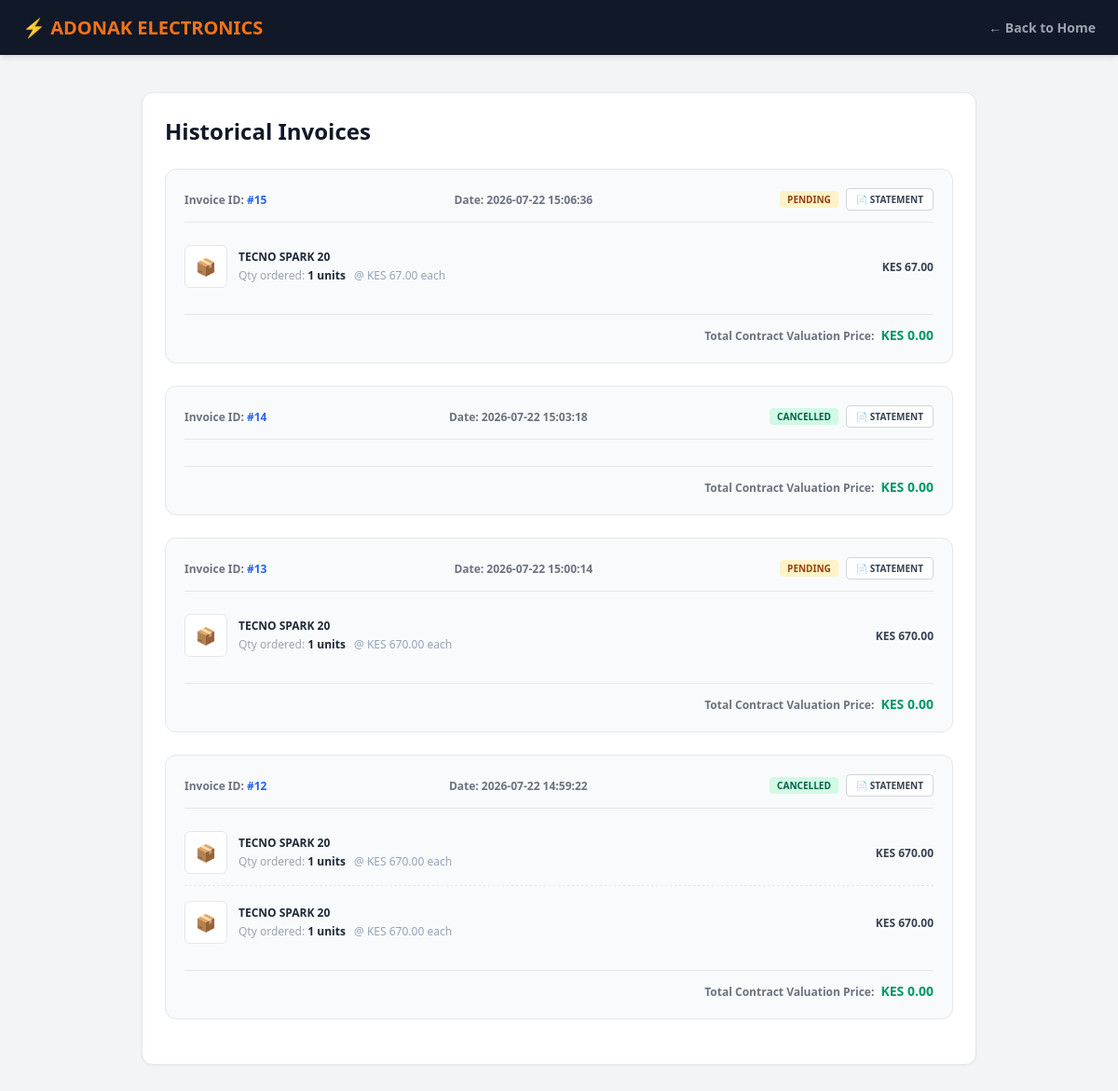
The app's page /customer/my_orders.php (signed in) with its own data.
### tables this page shows
CREATE TABLE `orders` (
  `id` int(11) NOT NULL AUTO_INCREMENT,
  `user_id` int(11) DEFAULT NULL,
  `kra_pin` varchar(20) DEFAULT NULL,
  `net_amount` decimal(10,2) NOT NULL DEFAULT '0.00',
  `vat_amount` decimal(10,2) NOT NULL DEFAULT '0.00',
  `applied_tax_rate` decimal(5,2) NOT NULL DEFAULT '16.00',
  `total_amount` decimal(10,2) NOT NULL,
  `order_status` enum('pending','paid','processing','delivered','cancelled') DEFAULT 'pending',
  `created_at` timestamp NOT NULL DEFAULT CURRENT_TIMESTAMP,
  PRIMARY KEY (`id`),
  KEY `user_id` (`user_id`),
  CONSTRAINT `orders_ibfk_1` FOREIGN KEY (`user_id`) REFERENCES `users` (`id`)
);

CREATE TABLE `order_items` (
  `id` int(11) NOT NULL AUTO_INCREMENT,
  `order_id` int(11) DEFAULT NULL,
  `product_id` int(11) DEFAULT NULL,
  `quantity` int(11) NOT NULL,
  `net_price` decimal(10,2) NOT NULL DEFAULT '0.00',
  `vat_price` decimal(10,2) NOT NULL DEFAULT '0.00',
  `price` decimal(10,2) NOT NULL,
  PRIMARY KEY (`id`),
  KEY `order_id` (`order_id`),
  KEY `fk_order_items_product` (`product_id`),
  CONSTRAINT `fk_order_items_product` FOREIGN KEY (`product_id`) REFERENCES `products` (`id`) ON DELETE SET NULL,
  CONSTRAINT `order_items_ibfk_1` FOREIGN KEY (`order_id`) REFERENCES `orders` (`id`)
);

CREATE TABLE `products` (
  `id` int(11) NOT NULL AUTO_INCREMENT,
  `category_id` int(11) NOT NULL,
  `brand_id` int(11) NOT NULL,
  `supplier_email` varchar(100) NOT NULL DEFAULT 'procurement@adonak-distributors.co.ke',
  `product_name` varchar(255) NOT NULL,
  `sku` varchar(100) NOT NULL,
  `price` decimal(10,2) NOT NULL,
  `stock_quantity` int(11) NOT NULL,
  `image` varchar(255) DEFAULT NULL,
  `description` text,
  `created_at` timestamp NOT NULL DEFAULT CURRENT_TIMESTAMP,
  PRIMARY KEY (`id`),
  KEY `category_id` (`category_id`),
  KEY `brand_id` (`brand_id`),
  CONSTRAINT `products_ibfk_1` FOREIGN KEY (`category_id`) REFERENCES `categories` (`id`),
  CONSTRAINT `products_ibfk_2` FOREIGN KEY (`brand_id`) REFERENCES `brands` (`id`)
);

### order_payment_guard.php (called while the page is built, shortened)
<?php
if (!function_exists('getOrderSettlementState')) {
    function getOrderSettlementState(mysqli $conn, int $orderId, bool $lockOrder = false): ?array
    {
        $orderSql = "SELECT total_amount, order_status FROM orders WHERE id = ? LIMIT 1" . ($lockOrder ? " FOR UPDATE" : "");
        $orderStmt = $conn->prepare($orderSql);
        $orderStmt->bind_param("i", $orderId);
        $orderStmt->execute();
        $order = $orderStmt->get_result()->fetch_assoc();
        $paymentStmt = $conn->prepare("SELECT COALESCE(SUM(amount), 0.00) AS paid_total FROM payments WHERE order_id = ? AND LOWER(TRIM(payment_status)) = 'completed'");
        $paymentStmt->bind_param("i", $orderId);
        $paymentStmt->execute();
        $payment = $paymentStmt->get_result()->fetch_assoc();
        $planStmt = $conn->prepare("SELECT balance_remaining, status FROM layaway_plans WHERE order_id = ? ORDER BY id DESC LIMIT 1");
        $planStmt->bind_param("i", $orderId);
        $planStmt->execute();
        $plan = $planStmt->get_result()->fetch_assoc();
        $totalAmount = round((float)$order['total_amount'], 2);
        $paidTotal = round((float)($payment['paid_total'] ?? 0), 2);
        $paymentOutstanding = max(0, round($totalAmount - $paidTotal, 2));
        $layawayOutstanding = $plan ? max(0, round((float)$plan['balance_remaining'], 2)) : 0.00;
        $outstandingBalance = max($paymentOutstanding, $layawayOutstanding);
        return [
            'total_amount' => $totalAmount,
            'paid_total' => $paidTotal,
            'outstanding_balance' => $outstandingBalance,
            'is_fully_paid' => $outstandingBalance <= 0.009,
            'order_status' => strtolower(trim((string)$order['order_status'])),
            'is_layaway' => $plan !== null,
            'layaway_status' => $plan['status'] ?? null,
            'layaway_balance' => $layawayOutstanding
        ];
    }
}

### customer/my_orders.php (the view, shortened to what this page needs)
<?php session_start();
include '../db.php';
require_once '../order_payment_guard.php';
$user_id = $_SESSION['user_id'] ?? null;
$st = $conn->prepare("SELECT * FROM orders WHERE user_id = ? ORDER BY id DESC");
$st->bind_param("i", $user_id);
$st->execute();
$orders = $st->get_result()->fetch_all(MYSQLI_ASSOC);
?>
<!DOCTYPE html>
<html>
<head>
</head>
<body>
    <nav>
        <a href="home.php" class="brand-title">⚡ ADONAK ELECTRONICS</a>
        <a href="home.php" class="back-btn" id="backHomeLink"><span class="back-loader" aria-hidden="true"></span><span class="back-home-text">← Back to Home</span></a>
    </nav>
   <main>
        <h1 class="main-title">Historical Invoices</h1>
        <?php if (count($orders) > 0): foreach ($orders as $order):
            $current_status = strtolower($order['order_status'] ?? 'pending');
            $order_id = $order['id'];
            $stmt_layaway = $conn->prepare("SELECT * FROM layaway_plans WHERE order_id = ?");
            $stmt_layaway->bind_param("i", $order_id);
            $stmt_layaway->execute();
            $layaway_res = $stmt_layaway->get_result();
            $layaway_plan = $layaway_res->fetch_assoc();
            $stmt_items = $conn->prepare("SELECT oi.*, p.product_name FROM order_items oi JOIN products p ON oi.product_id = p.id WHERE oi.order_id = ?");
            $stmt_items->bind_param("i", $order_id);
            $stmt_items->execute();
            $order_items = $stmt_items->get_result()->fetch_all(MYSQLI_ASSOC);
        ?>
            <div class="order-card" style="box-sizing: border-box;">
                <div class="card-header">
                    <div>Invoice ID: <span class="id-text">#<?= $order_id; ?></span></div>
                    <div>Date: <?= htmlspecialchars($order['created_at']); ?></div>
                    <div class="header-actions">
                        <span class="status-badge <?= $current_status; ?>"><?= $current_status; ?></span>
                        <?php
                            $settlement_state = getOrderSettlementState($conn, (int)$order_id);
                            $is_fully_paid = $settlement_state && $settlement_state['is_fully_paid'];
                        ?>
                        <?php if ($layaway_plan || $is_fully_paid): ?>
                            <a href="statement.php?order_id=<?= $order_id; ?>" class="feedback-btn" style="height:24px;">&#128196; Statement</a>
                        <?php endif; ?>
                    </div>
                </div>
                <div style="display: flex; flex-direction: column; width: 100%; gap: 4px;">
                    <?php foreach ($order_items as $item): ?>
                        <div class="divide-row" style="display: flex; align-items: center; justify-content: space-between; width: 100%; box-sizing: border-box; float: none;">
                            <div class="product-info" style="display: flex; align-items: center; gap: 12px; flex: 1;">
                                <div class="img-box" style="display: flex; align-items: center; justify-content: center; flex-shrink: 0;">
                                    <span style="font-size: 18px;">📦</span>
                                </div>
                                <div>
                                    <h4 class="item-title" style="margin: 0; padding: 0;"><?= htmlspecialchars($item['product_name'] ?? 'Electronic Item'); ?></h4>
                                    <div class="item-qty" style="margin-top: 4px;">
                                        Qty ordered: <span style="font-weight: 700; color: #1f2937;"><?= $item['quantity']; ?> units</span>
                                        <span style="color: #94a3b8; font-weight: 400; margin-left: 6px;">
                                            @ KES <?= number_format($item['price'], 2); ?> each
                                        </span>
                                    </div>
                                </div>
                            </div>
                            <div class="action-col" style="text-align: right; display: flex; align-items: center; gap: 16px; justify-content: flex-end; flex-shrink: 0;">
                                <p class="item-price" style="margin: 0; padding: 0; white-space: nowrap;">KES <?= number_format($item['price'] * $item['quantity'], 2); ?></p>
                            </div>
                        </div>
                    <?php endforeach; ?>
                </div>
                <div class="card-footer">
                    Total Contract Valuation Price: <span class="footer-price">KES <?= number_format($order['total_amount'], 2); ?></span>
                </div>
            </div>
        <?php endforeach; else: ?>
            <p style="text-align:center; padding:40px; color:#6b7280; font-style:italic;">You haven't placed any orders yet.</p>
        <?php endif; ?>
    </main>
</body>
</html>

### customer/my_orders.php (style rules this page uses)
body { background-color: #f3f4f6; font-family: ui-sans-serif, system-ui, sans-serif; margin: 0; color: #1f2937; }
nav { background-color: #111827; color: white; padding: 16px 24px; display: flex; align-items: center; justify-content: space-between; box-shadow: 0 4px 6px -1px rgba(0,0,0,0.1); box-sizing: border-box; }
.brand-title { font-weight: 800; font-size: 1.25rem; color: #f97316; text-decoration: none; white-space: nowrap; }
.back-btn { color: #9ca3af; text-decoration: none; font-size: 0.875rem; font-weight: 600; white-space: nowrap; transition: color 0.2s ease; }
main { max-width: 56rem; margin: 40px auto; padding: 24px; background-color: white; border-radius: 0.75rem; border: 1px solid #e5e7eb; box-shadow: 0 1px 3px rgba(0,0,0,0.05); box-sizing: border-box; }
.main-title { font-size: 1.5rem; font-weight: 900; color: #111827; margin: 0 0 24px; }
.order-card { padding: 20px; border: 1px solid #e5e7eb; border-radius: 0.75rem; background-color: #f9fafb; margin-bottom: 24px; box-shadow: 0 1px 2px rgba(0,0,0,0.02); box-sizing: border-box; }
.card-header { display: flex; align-items: center; justify-content: space-between; margin-bottom: 12px; border-bottom: 1px solid #e5e7eb; padding-bottom: 12px; font-size: 0.75rem; font-weight: 700; color: #6b7280; gap: 16px; }
.id-text { color: #2563eb; }
.header-actions { display: flex; align-items: center; gap: 8px; flex-wrap: wrap; }
.status-badge { background-color: #d1fae5; color: #065f46; padding: 2px 8px; border-radius: 4px; text-transform: uppercase; font-size: 10px; font-weight: 800; white-space: nowrap; }
.status-badge.pending { background-color: #fef3c7; color: #92400e; }
.divide-row { padding: 12px 0; display: flex; align-items: center; justify-content: space-between; gap: 16px; border-bottom: 1px dashed #e5e7eb; box-sizing: border-box; }
.divide-row:last-child { border-bottom: none; }
.product-info { display: flex; align-items: center; gap: 12px; }
.img-box { width: 40px; height: 40px; background-color: white; border: 1px solid #e5e7eb; border-radius: 0.375rem; padding: 2px; overflow: hidden; display: flex; align-items: center; justify-content: center; shrink: 0; flex-shrink: 0; }
.item-title { font-weight: 700; color: #1f2937; font-size: 0.75rem; text-transform: uppercase; margin: 0; line-height: 1.3; }
.item-qty { font-size: 0.75rem; color: #9ca3af; margin: 2px 0 0; font-weight: 500; }
.action-col { text-align: right; display: flex; align-items: center; gap: 16px; justify-content: flex-end; }
.item-price { font-weight: 700; color: #374151; font-size: 0.75rem; margin: 0; white-space: nowrap; }
.feedback-btn { background-color: white; border: 1px solid #d1d5db; color: #374151; font-weight: 700; font-size: 10px; padding: 6px 10px; border-radius: 4px; text-decoration: none; text-transform: uppercase; display: inline-flex; align-items: center; justify-content: center; height: 26px; box-sizing: border-box; transition: background-color 0.2s ease; white-space: nowrap; }
.card-footer { margin-top: 16px; padding-top: 12px; border-top: 1px solid #e5e7eb; text-align: right; font-size: 0.75rem; font-weight: 700; color: #6b7280; }
.footer-price { color: #059669; font-weight: 900; font-size: 0.875rem; margin-left: 4px; white-space: nowrap; }

### records on screen
orders: id "15", created_at "2026-07-22 15:06:36", order_status "PENDING", total_amount "0.00"
order_items: product.product_name "TECNO SPARK 20", quantity "1", price "67.00", $item['price']*$item['quantity'] "67.00"
orders: id "14", created_at "2026-07-22 15:03:18", order_status "CANCELLED", total_amount "0.00"
orders: id "13", created_at "2026-07-22 15:00:14", order_status "PENDING", total_amount "0.00"
order_items: product.product_name "TECNO SPARK 20", quantity "1", price "670.00", $item['price']*$item['quantity'] "670.00"
orders: id "12", created_at "2026-07-22 14:59:22", order_status "CANCELLED", total_amount "0.00"
order_items: product.product_name "TECNO SPARK 20", quantity "1", price "670.00", $item['price']*$item['quantity'] "670.00"
order_items: product.product_name "TECNO SPARK 20", quantity "1", price "670.00", $item['price']*$item['quantity'] "670.00"
